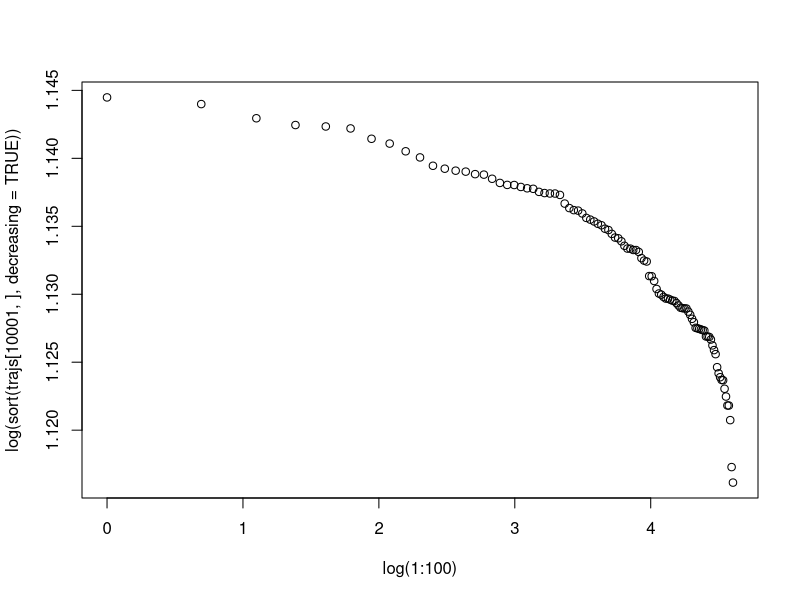

This figure's R source: (Note: a time limit stopped this script after it produced the figure.)

########################
## Numerical Simulations to check link between Gibrat and Pref Att Models
########################


#########
# returns a matrix representing a realization of gibrat trajectories
#  with a log-normal law (1+logn(mu,sigma))
#  given :
#   - final time t
#   - Initial distribs
#   - mean growth rates : can be a function of prec. expected pop values and time, a scalar, a column vector, a line vector, or a matrix.
#   - std of growth rates : scalar (fixed in time and space ?) -> to be generalized
gibrat<- function(t,P0,growth,sigma){
   N = length(P0)
   if(is.function(growth)){rates = matrix(0,t,N)}# function : will be filled progressively
   else if(length(growth)==1){rates = matrix(growth,t,N)}#scalar
   else if(prod(dim(growth)==c(t,1))){rates=matrix(data=rep(growth,N),nrow=t)}
   else if(prod(dim(growth)==c(1,N))){rates=matrix(data=rep(growth,t),nrow=t,byrow=TRUE)}
   else if(prod(dim(growth)==c(t,N))){rates=growth}
   else{stop("wrong growth input")}
   
   # now iterate in time
   res = matrix(0,(t+1),N)
   res[1,]=P0
   
   for(tt in 2:(t+1)){
     # compute growth if needed
     if(is.function(growth)){}
     res[tt,] = res[tt-1,] * (1+rlnorm(N,meanlog=log(rates[tt-1,]),sdlog=sigma))
   }
   return(res)
}



# test it
# power law
trajs = gibrat(10000,rep(1,100),0.0001,0.5)
plot(log(1:100),log(sort(trajs[10001,],decreasing=TRUE)))

# in mean
trajs=rep(0,100)
Nrep=200
for(i in 1:Nrep){
  show(i)
  trajs = trajs+gibrat(100000,rep(1,100),0.0001,0.5)[100001,]
}
plot(log(1:100),log(sort(trajs/Nrep,decreasing=TRUE)))







###################
## Numerical derivations of pref att
###################

prefAtt<-function(t,P0,lambda,m){
  N = length(P0)
  res = matrix(0,t+1,N)
  res[1,]=P0
  Ptot=sum(P0)
  for(tt in 2:(t+1)){
    res[tt,]=res[tt-1,]
    for(i in 1:m){
      if(runif(1)<lambda){
        #choose one site
        p = runif(1);s=0
        for(j in 1:N){
          s = s + (res[tt-1,j]/Ptot)
          if(p<s){res[tt,j]=res[tt,j]+1;break}
        }
      }
    }
    Ptot=sum(res[tt,])
  }
  return(res)
}

#test
trajs = prefAtt(1000,rep(1,50),0.01,1000)
plot(log(1:50),log(sort(trajs[1001,],decreasing=TRUE)))

# clearly same mechanism !

# TODO : small param space explo.

# now compare expected values
expectedPrefAtt<-function(t,P0,lambda,m){
  N=length(P0)
  res = matrix(0,t+1,N)
  res[1,]=P0
  for(tt in 2:(t+1)){
    # compute q
    q = res[tt-1,] / ((P0 / lambda) + m*(tt-2)) 
    # exact value
    res[tt,] = (res[tt-1,] * (1 - q^(m+1)) / (1-q)) + ((q*(q^(m+1)-1)+(m+1)*q^m*(1-q))/((1 - q)^2))
  }
  return(res)
}

plot(expectedPrefAtt(100,10,0.001,100))

# check existence of an exponential rate
t=10000;P0=10;lambda=0.001;m=10;
expect = expectedPrefAtt(t,P0,lambda,m)
plot(400:t,log(expect/P0)[400:t])

# Q : if comp ok : sensitivity of distrib to initial distrib ?
# theoretically hierarchy should be conserved ?
# but asymptotic expected sizes should be all the same ? (symmetry of the model ?)
# ... to be investigated.
